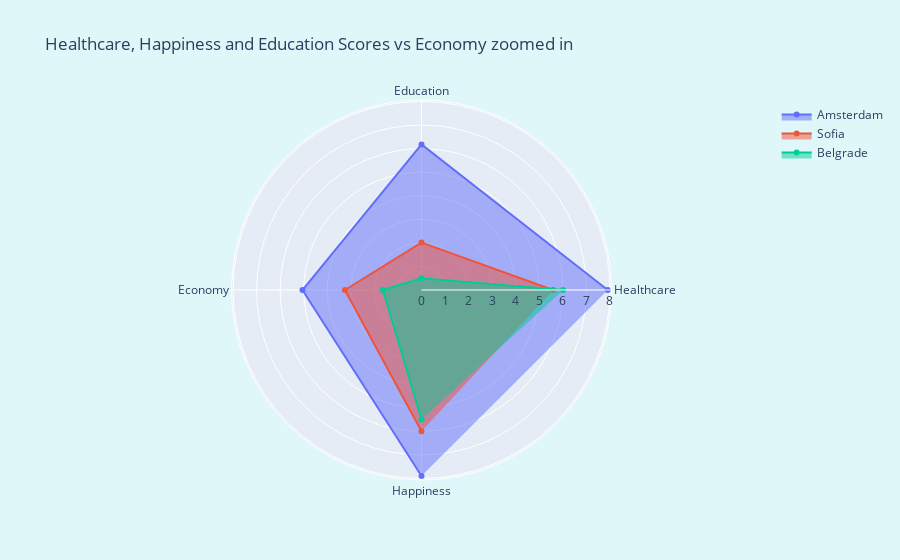

The cell this chart's notebook holds for it:
### Markdown cell above
Well-funded healthcare systems ensure that residents receive timely and effective medical care, leading to better health outcomes and less stress related to health issues. Similarly, excellent educational institutions offer opportunities for personal and professional growth, fostering a sense of accomplishment and future security. Better educational institutions often lead to better employment opportunities. Higher wages, job security, and career advancement prospects contribute to financial stability, reducing anxiety about meeting basic needs and allowing individuals to focus on personal fulfillment and family life. But does this mean that people are actually happier in a prosperous city?

### Code cell
ua_renamed_df = ua_scores_df.rename(columns={'ua_name': 'City'})
merged_ua_train_df = pd.merge(train_df, ua_renamed_df, on='City')

subset_df = merged_ua_train_df[merged_ua_train_df['City'].isin(['Belgrade', 'Amsterdam', 'Sofia'])]

# Radar chart
fig_radar = go.Figure()

for _, row in subset_df.iterrows():
    fig_radar.add_trace(go.Scatterpolar(
        r=[row['healthcare'], row['education'], row['economy'], row['Happiness_Score']],
        theta=['Healthcare', 'Education', 'Economy', 'Happiness'],
        fill='toself',
        name=row['City']
    ))

fig_radar.update_layout(
    polar=dict(
        radialaxis=dict(visible=True)
    ),
    title='Healthcare, Happiness and Education Scores vs Economy zoomed in'
)

fig_radar.show()

### Figure 1 — Plotly figure (JSON) as saved in the notebook; plotly's stock layout.template omitted (floating-point values rounded to 4 significant figures)
{"data": [{"fill": "toself", "name": "Amsterdam", "r": [7.907, 6.18, 5.053, 7.9], "theta": ["Healthcare", "Education", "Economy", "Happiness"], "type": "scatterpolar"}, {"fill": "toself", "name": "Sofia", "r": [5.587, 2.014, 3.25, 6], "theta": ["Healthcare", "Education", "Economy", "Happiness"], "type": "scatterpolar"}, {"fill": "toself", "name": "Belgrade", "r": [6.01, 0.5, 1.638, 5.5], "theta": ["Healthcare", "Education", "Economy", "Happiness"], "type": "scatterpolar"}], "layout": {"polar": {"radialaxis": {"visible": true}}, "title": {"text": "Healthcare, Happiness and Education Scores vs Economy zoomed in"}}}
